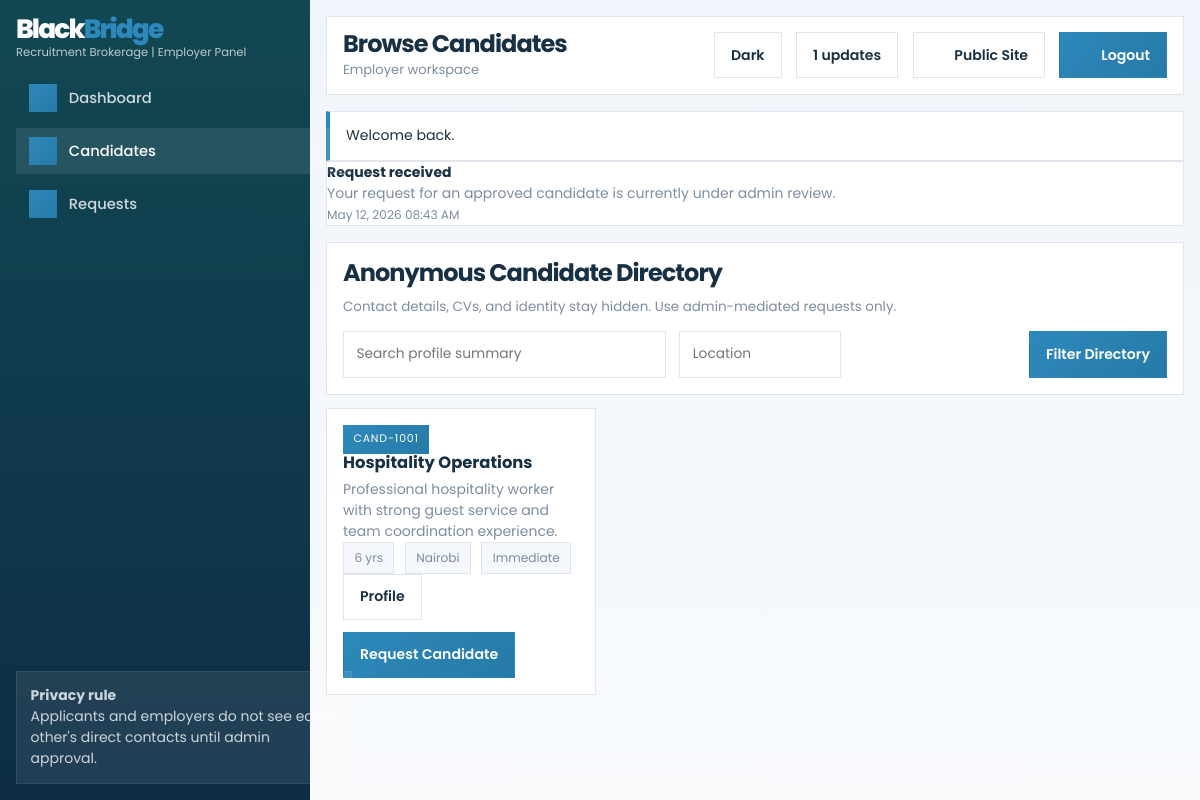
The app's page /employer/candidates.php (signed in) with its own data.
### tables this page shows
CREATE TABLE IF NOT EXISTS employer_profiles (
    id INT UNSIGNED AUTO_INCREMENT PRIMARY KEY,
    user_id INT UNSIGNED NOT NULL UNIQUE,
    company_name VARCHAR(200) NOT NULL,
    industry VARCHAR(150) NULL,
    company_size VARCHAR(100) NULL,
    location VARCHAR(150) NULL,
    address TEXT NULL,
    website VARCHAR(200) NULL,
    contact_person VARCHAR(200) NULL,
    description TEXT NULL,
    created_at DATETIME NOT NULL DEFAULT CURRENT_TIMESTAMP,
    updated_at DATETIME NOT NULL DEFAULT CURRENT_TIMESTAMP ON UPDATE CURRENT_TIMESTAMP,
    CONSTRAINT fk_employer_profiles_user
        FOREIGN KEY (user_id) REFERENCES users(id)
        ON DELETE CASCADE
);

CREATE TABLE IF NOT EXISTS users (
    id INT UNSIGNED AUTO_INCREMENT PRIMARY KEY,
    role ENUM('admin', 'applicant', 'employer') NOT NULL,
    first_name VARCHAR(100) NOT NULL,
    last_name VARCHAR(100) NOT NULL,
    email VARCHAR(190) NOT NULL UNIQUE,
    phone VARCHAR(50) NOT NULL,
    password_hash VARCHAR(255) NOT NULL,
    account_status ENUM('Active', 'Inactive') NOT NULL DEFAULT 'Active',
    created_at DATETIME NOT NULL DEFAULT CURRENT_TIMESTAMP
);

CREATE TABLE IF NOT EXISTS notifications (
    id INT UNSIGNED AUTO_INCREMENT PRIMARY KEY,
    user_id INT UNSIGNED NOT NULL,
    title VARCHAR(200) NOT NULL,
    message TEXT NOT NULL,
    is_read TINYINT(1) NOT NULL DEFAULT 0,
    created_at DATETIME NOT NULL DEFAULT CURRENT_TIMESTAMP,
    CONSTRAINT fk_notifications_user
        FOREIGN KEY (user_id) REFERENCES users(id)
        ON DELETE CASCADE
);

CREATE TABLE IF NOT EXISTS candidate_profiles (
    id INT UNSIGNED AUTO_INCREMENT PRIMARY KEY,
    user_id INT UNSIGNED NOT NULL UNIQUE,
    candidate_code VARCHAR(30) NOT NULL UNIQUE,
    headline VARCHAR(255) NULL,
    bio TEXT NULL,
    experience_years INT UNSIGNED NOT NULL DEFAULT 0,
    education_level VARCHAR(150) NULL,
    location VARCHAR(150) NULL,
    expected_salary_min DECIMAL(10, 2) NULL,
    expected_salary_max DECIMAL(10, 2) NULL,
    availability VARCHAR(80) NULL,
    address TEXT NULL,
    status ENUM('Draft', 'Pending', 'Approved', 'Rejected') NOT NULL DEFAULT 'Draft',
    approval_notes TEXT NULL,
    admin_notes TEXT NULL,
    is_featured TINYINT(1) NOT NULL DEFAULT 0,
    submitted_at DATETIME NULL,
    approved_at DATETIME NULL,
    created_at DATETIME NOT NULL DEFAULT CURRENT_TIMESTAMP,
    updated_at DATETIME NOT NULL DEFAULT CURRENT_TIMESTAMP ON UPDATE CURRENT_TIMESTAMP,
    CONSTRAINT fk_candidate_profiles_user
        FOREIGN KEY (user_id) REFERENCES users(id)
        ON DELETE CASCADE
);

### includes/auth.php (called while the page is built, shortened)
<?php
function current_user(): ?array
{
    static $cachedUser = null;
    static $cachedUserId = null;
    $userId = $_SESSION['user_id'] ?? null;
    if ($cachedUser !== null && $cachedUserId === (int) $userId) {
        return $cachedUser;
    }
    global $pdo;
    $statement = $pdo->prepare(
        'SELECT u.*, ep.company_name
         FROM users u
         LEFT JOIN employer_profiles ep ON ep.user_id = u.id
         WHERE u.id = :id
         LIMIT 1'
    );
    $statement->execute(['id' => $userId]);
    $user = $statement->fetch();
    $cachedUser = $user;
    $cachedUserId = (int) $userId;
    return $cachedUser;
}
function is_logged_in(): bool
{
    return current_user() !== null;
}
function require_login(): void
{
    if (is_logged_in()) {
        return;
    }
}
function require_role(array|string $roles): void
{
    require_login();
    $roles = (array) $roles;
    $user = current_user();
    if ($user !== null && in_array($user['role'], $roles, true)) {
        return;
    }
}

### employer/candidates.php (the view, shortened to what this page needs)
<?php
require_once dirname(__DIR__) . '/config/config.php';
require_role('employer');
$pageTitle = 'Browse Candidates';
$search = trim((string) ($_GET['q'] ?? ''));
$location = trim((string) ($_GET['location'] ?? ''));
$query = '
    SELECT cp.*,
           (
               SELECT cs.skill_name
               FROM candidate_skills cs
               WHERE cs.profile_id = cp.id
               ORDER BY cs.id ASC
               LIMIT 1
           ) AS primary_skill
    FROM candidate_profiles cp
    WHERE cp.status = "Approved"
';
$params = [];
$query .= ' ORDER BY cp.is_featured DESC, cp.approved_at DESC';
$statement = $pdo->prepare($query);
$statement->execute($params);
$candidates = $statement->fetchAll();
require_once dirname(__DIR__) . '/includes/dashboard_header.php';
?>
<section class="form-card">
    <div class="section-head">
        <div>
            <h2>Anonymous Candidate Directory</h2>
            <p>Contact details, CVs, and identity stay hidden. Use admin-mediated requests only.</p>
        </div>
    </div>
    <form method="get" class="search-bar">
        <input type="text" name="q" placeholder="Search profile summary" value="<?= e($search) ?>">
        <input type="text" name="location" placeholder="Location" value="<?= e($location) ?>">
        <div></div>
        <button class="button button-dark" type="submit">Filter Directory</button>
    </form>
</section>
<section class="cards-grid">
    <?php foreach ($candidates as $candidate): ?>
        <?php $summary = candidate_public_summary($candidate); ?>
        <article class="card">
            <span class="candidate-code-badge"><?= e($summary['candidate_code']) ?></span>
            <h3><?= e($summary['primary_skill']) ?></h3>
            <p><?= e(truncate_text($summary['bio'], 140)) ?></p>
            <div class="inline-meta">
                <span><?= e($summary['experience_years']) ?> yrs</span>
                <span><?= e($summary['location']) ?></span>
                <span><?= e($summary['availability']) ?></span>
            </div>
            <div class="card-actions">
                <a class="ghost-button" href="<?= e(app_url('candidate-details.php?id=' . $candidate['id'])) ?>">Profile</a>
                <a class="button button-dark" href="<?= e(app_url('request-candidate.php?id=' . $candidate['id'])) ?>">Request Candidate</a>
            </div>
        </article>
    <?php endforeach; ?>
</section>
<?php require_once dirname(__DIR__) . '/includes/dashboard_footer.php'; ?>

### includes/dashboard_header.php (shortened to what this page needs)
<?php
$pageTitle = $pageTitle ?? 'Dashboard';
$currentUser = current_user();
$flashMessages = get_flashes();
$notificationCount = unread_notification_count($pdo, (int) $currentUser['id']);
$notifications = fetch_notifications($pdo, (int) $currentUser['id']);
$brandPrimary = site_setting($pdo, 'branding.primary_word', 'Black');
$brandAccent = site_setting($pdo, 'branding.accent_word', 'Bridge');
$brandTagline = site_setting($pdo, 'branding.tagline', 'Recruitment Brokerage');
$navigation = match ($currentUser['role']) {
    'admin' => [
        ['label' => 'Dashboard', 'path' => 'admin/dashboard.php', 'icon' => 'dashboard'],
        ['label' => 'Jobs', 'path' => 'admin/jobs.php', 'icon' => 'briefcase'],
        ['label' => 'Applicants', 'path' => 'admin/applicants.php', 'icon' => 'users'],
        ['label' => 'Employers', 'path' => 'admin/employers.php', 'icon' => 'building'],
        ['label' => 'Requests', 'path' => 'admin/requests.php', 'icon' => 'link'],
        ['label' => 'Applications', 'path' => 'admin/applications.php', 'icon' => 'document'],
        ['label' => 'Categories', 'path' => 'admin/categories.php', 'icon' => 'category'],
        ['label' => 'Content', 'path' => 'admin/content.php', 'icon' => 'spark'],
        ['label' => 'Reports', 'path' => 'admin/reports.php', 'icon' => 'chart'],
    ],
    'applicant' => [
        ['label' => 'Dashboard', 'path' => 'applicant/dashboard.php', 'icon' => 'dashboard'],
        ['label' => 'My Profile', 'path' => 'applicant/profile.php', 'icon' => 'user-check'],
        ['label' => 'Applications', 'path' => 'applicant/applications.php', 'icon' => 'document'],
    ],
    default => [
        ['label' => 'Dashboard', 'path' => 'employer/dashboard.php', 'icon' => 'dashboard'],
        ['label' => 'Candidates', 'path' => 'employer/candidates.php', 'icon' => 'users'],
        ['label' => 'Requests', 'path' => 'employer/requests.php', 'icon' => 'link'],
    ],
};
?>
<!DOCTYPE html>
<html lang="en" data-theme="light">
<head>
    <link rel="stylesheet" href="<?= e(versioned_asset_url('css/style.css')) ?>">
</head>
<body class="dashboard-body">
    <div class="dashboard-shell">
        <aside class="sidebar" data-sidebar>
            <div class="sidebar-brand">
                <a class="brand brand-logo dashboard-brand" href="<?= e(app_url('index.php')) ?>">
                    <span class="brand-copy">
                        <span class="brand-name">
                            <span class="brand-word brand-word-light"><?= e($brandPrimary) ?></span><span class="brand-word brand-word-accent"><?= e($brandAccent) ?></span>
                        </span>
                        <small><?= e($brandTagline) ?> | <?= e(role_label($currentUser['role'])) ?> Panel</small>
                    </span>
                </a>
            </div>
            <nav class="sidebar-nav">
                <?php foreach ($navigation as $item): ?>
                    <a class="<?= e(active_class([$item['path']])) ?>" href="<?= e(app_url($item['path'])) ?>">
                        <span class="nav-icon"><?= ui_icon($item['icon'] ?? 'spark', 'nav-icon-svg') ?></span>
                        <?= e($item['label']) ?>
                    </a>
                <?php endforeach; ?>
            </nav>
            <div class="sidebar-card">
                <strong>Privacy rule</strong>
                <p>Applicants and employers do not see each other's direct contacts until admin approval.</p>
            </div>
        </aside>
        <div class="dashboard-main">
            <header class="dashboard-topbar">
                <div class="dashboard-topbar-left">
                    <div>
                        <h1><?= e($pageTitle) ?></h1>
                        <p><?= e(role_label($currentUser['role'])) ?> workspace</p>
                    </div>
                </div>
                <div class="dashboard-topbar-right">
                    <button type="button" class="ghost-button theme-toggle" data-theme-toggle>Theme</button>
                    <div class="notification-pill"><?= e((string) $notificationCount) ?> updates</div>
                    <a class="ghost-button" href="<?= e(app_url('index.php')) ?>"><?= ui_icon('globe', 'button-icon') ?>Public Site</a>
                    <a class="button button-dark" href="<?= e(app_url('logout.php')) ?>"><?= ui_icon('lock', 'button-icon') ?>Logout</a>
                </div>
            </header>
            <?php if ($flashMessages !== []): ?>
                <div class="flash-stack dashboard-flashes">
                    <?php foreach ($flashMessages as $flash): ?>
                        <div class="flash flash-<?= e($flash['type']) ?>" data-flash>
                            <?= e($flash['message']) ?>
                        </div>
                    <?php endforeach; ?>
                </div>
            <?php endif; ?>
            <?php if ($notifications !== []): ?>
                <section class="notification-bar">
                    <?php foreach ($notifications as $notification): ?>
                        <article class="notification-item">
                            <strong><?= e($notification['title']) ?></strong>
                            <p><?= e(truncate_text($notification['message'], 110)) ?></p>
                            <small><?= e(format_date($notification['created_at'], 'M d, Y h:i A')) ?></small>
                        </article>
                    <?php endforeach; ?>
                </section>
            <?php endif; ?>
            <main class="dashboard-content">

### records on screen
employer_profiles: user.role "Employer"
notifications: title "Request received", message "Your request for an approved candidate is currently under admin review.", created_at "May 12, 2026 08:43 AM"
candidate_profiles: candidate_code "CAND-1001", primary_skill "Hospitality Operations", bio "Professional hospitality worker with strong guest service and team coordination experience.", experience_years "6", location "Nairobi", availability "Immediate"

### other values on screen
$brandPrimary "Black"
$brandAccent "Bridge"
$brandTagline "Recruitment Brokerage"
$item['label'] "Dashboard"
$item['label'] "Candidates"
$item['label'] "Requests"
$pageTitle "Browse Candidates"
$notificationCount "1"
$flash['message'] "Welcome back."
